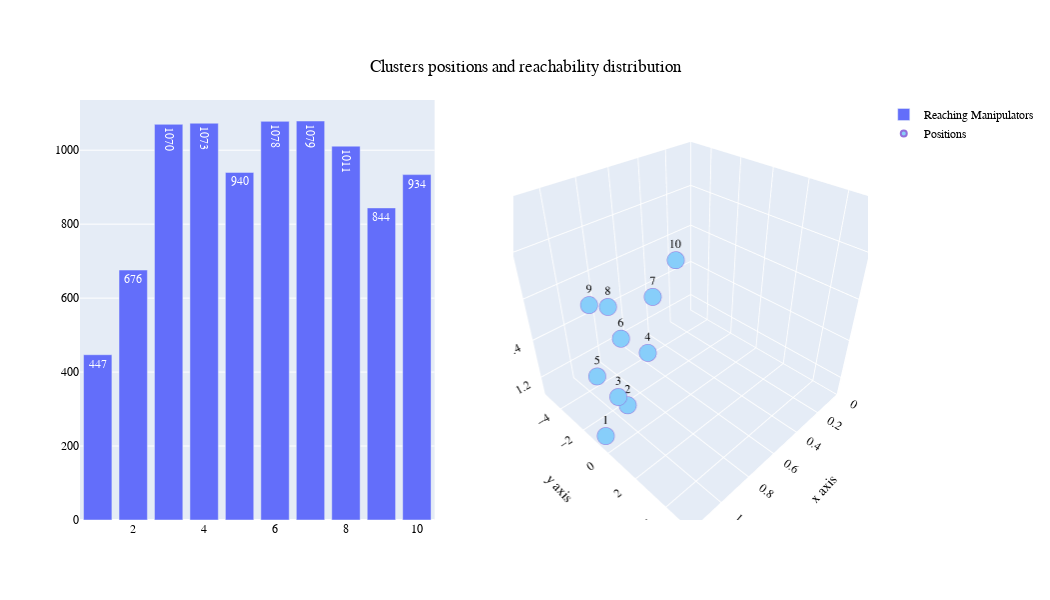

Notebook code for this chart:
### Code cell
from plotly.subplots import make_subplots
import plotly.graph_objects as go

grapes_cords = [[1.2, 0, 1.2],
                [1.05, 0, 1.28],
                [1.1, 0, 1.35],
                [0.9, 0, 1.47],
                [1.2, 0, 1.5],
                [1.05, 0, 1.6],
                [0.85, 0, 1.7],
                [1.1, 0, 1.75],
                [1.2, 0.15, 1.8],
                [0.7, 0, 1.8]]
npcords = np.array(grapes_cords)
xs = npcords[:, 0]
ys = npcords[:, 1]
zs = npcords[:, 2]

amount = [change['Reached_1'].loc[change['Reached_1']==1].count(),
          change['Reached_2'].loc[change['Reached_2']==1].count(),
          change['Reached_3'].loc[change['Reached_3']==1].count(),
         change['Reached_4'].loc[change['Reached_4']==1].count(),
         change['Reached_5'].loc[change['Reached_5']==1].count(),
          change['Reached_6'].loc[change['Reached_6']==1].count(),
         change['Reached_7'].loc[change['Reached_7']==1].count(),
         change['Reached_8'].loc[change['Reached_8']==1].count(),
         change['Reached_9'].loc[change['Reached_9']==1].count(),
         change['Reached_10'].loc[change['Reached_10']==1].count()]
data = {'point_number':[*range(1, 11, 1)],'x_axis':xs ,'y_axis':ys ,'z_axis':zs ,'amount':amount}
points_df = pd.DataFrame(data)

fig = make_subplots(rows=1, cols=2, shared_yaxes=False ,specs=[[{"type": "xy"}, {"type": "scene"}]],)
fig.add_trace(go.Bar( x=points_df["point_number"],y=points_df["amount"], name= "Reaching Manipulators",
                     text=points_df["amount"]),row=1, col=1)
fig.add_trace(go.Scatter3d(x=points_df['x_axis'], y=points_df['y_axis'], z=points_df['z_axis'], mode='markers+text',
                           text=points_df["point_number"],textposition='top center',
                           marker=dict(color='LightSkyBlue',
                                        size=6,
                                         line=dict(color='MediumPurple',
                                        width=2)),name="Positions"),row=1, col=2)

fig.update_scenes(
                      xaxis = dict( title_text='x axis'),
                      yaxis = dict( title_text='y axis'),
                      zaxis = dict( title_text='z axis')
                )
fig.update_layout(autosize=True,
                  scene=dict(
                      xaxis = dict(nticks=12, range=[0, 1.2],),
                      yaxis = dict(nticks=10, range=[-5.5, 5.5],),
                      zaxis = dict(nticks=6, range=[1.1, 2],)
                  )
                 )
fig.update_layout(showlegend=True)

fig.update_layout(height=600, width=1050)
fig.update_layout(
    title={
        'text': "Clusters positions and reachability distribution",
        'y':0.9,
        'x':0.5,
        'xanchor': 'center',
        'yanchor': 'top'})

fig.update_layout(
    font_family="Courier New",
    font_color="black",
    title_font_family="Times New Roman",
    title_font_color="black",
    legend_title_font_color="green"
)
fig.show()

### Figure 1 — Plotly figure (JSON) as saved in the notebook; plotly's stock layout.template omitted (floating-point values rounded to 4 significant figures)
{"data": [{"name": "Reaching Manipulators", "text": [447, 676, 1070, 1073, 940, 1078, 1079, 1011, 844, 934], "type": "bar", "x": [1, 2, 3, 4, 5, 6, 7, 8, 9, 10], "xaxis": "x", "y": [447, 676, 1070, 1073, 940, 1078, 1079, 1011, 844, 934], "yaxis": "y"}, {"marker": {"color": "LightSkyBlue", "line": {"color": "MediumPurple", "width": 2}, "size": 6}, "mode": "markers+text", "name": "Positions", "scene": "scene", "text": [1, 2, 3, 4, 5, 6, 7, 8, 9, 10], "textposition": "top center", "type": "scatter3d", "x": [1.2, 1.05, 1.1, 0.9, 1.2, 1.05, 0.85, 1.1, 1.2, 0.7], "y": [0, 0, 0, 0, 0, 0, 0, 0, 0.15, 0], "z": [1.2, 1.28, 1.35, 1.47, 1.5, 1.6, 1.7, 1.75, 1.8, 1.8]}], "layout": {"autosize": true, "font": {"color": "black", "family": "Courier New"}, "height": 600, "legend": {"title": {"font": {"color": "green"}}}, "scene": {"domain": {"x": [0.55, 1], "y": [0, 1]}, "xaxis": {"nticks": 12, "range": [0, 1.2], "title": {"text": "x axis"}}, "yaxis": {"nticks": 10, "range": [-5.5, 5.5], "title": {"text": "y axis"}}, "zaxis": {"nticks": 6, "range": [1.1, 2], "title": {"text": "z axis"}}}, "showlegend": true, "title": {"font": {"color": "black", "family": "Times New Roman"}, "text": "Clusters positions and reachability distribution", "x": 0.5, "xanchor": "center", "y": 0.9, "yanchor": "top"}, "width": 1050, "xaxis": {"anchor": "y", "domain": [0, 0.45]}, "yaxis": {"anchor": "x", "domain": [0, 1]}}}
